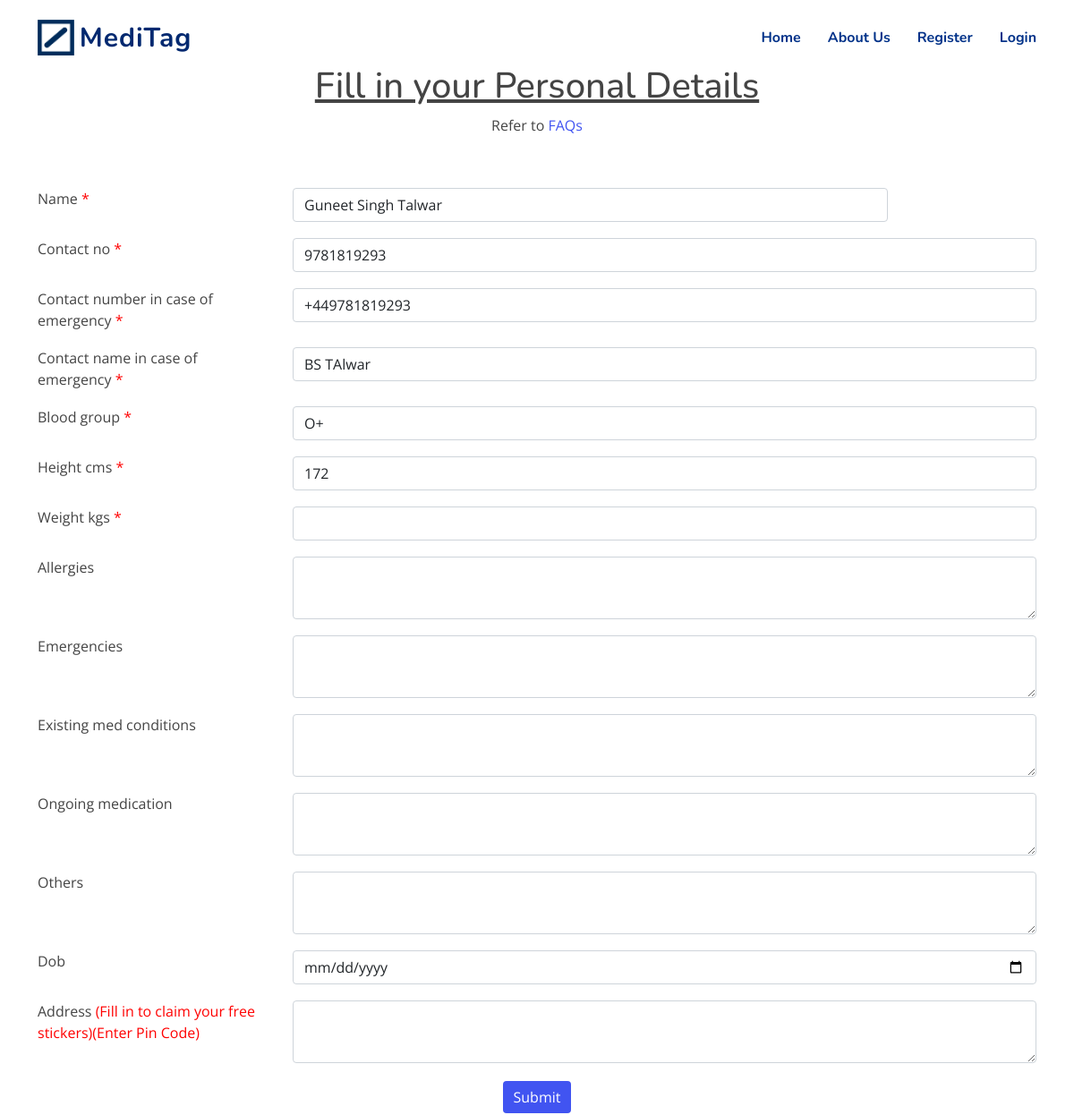
Page /update-medform/b2c16ff5ca1e4387944e753344fb88a4 on the earlier database version.
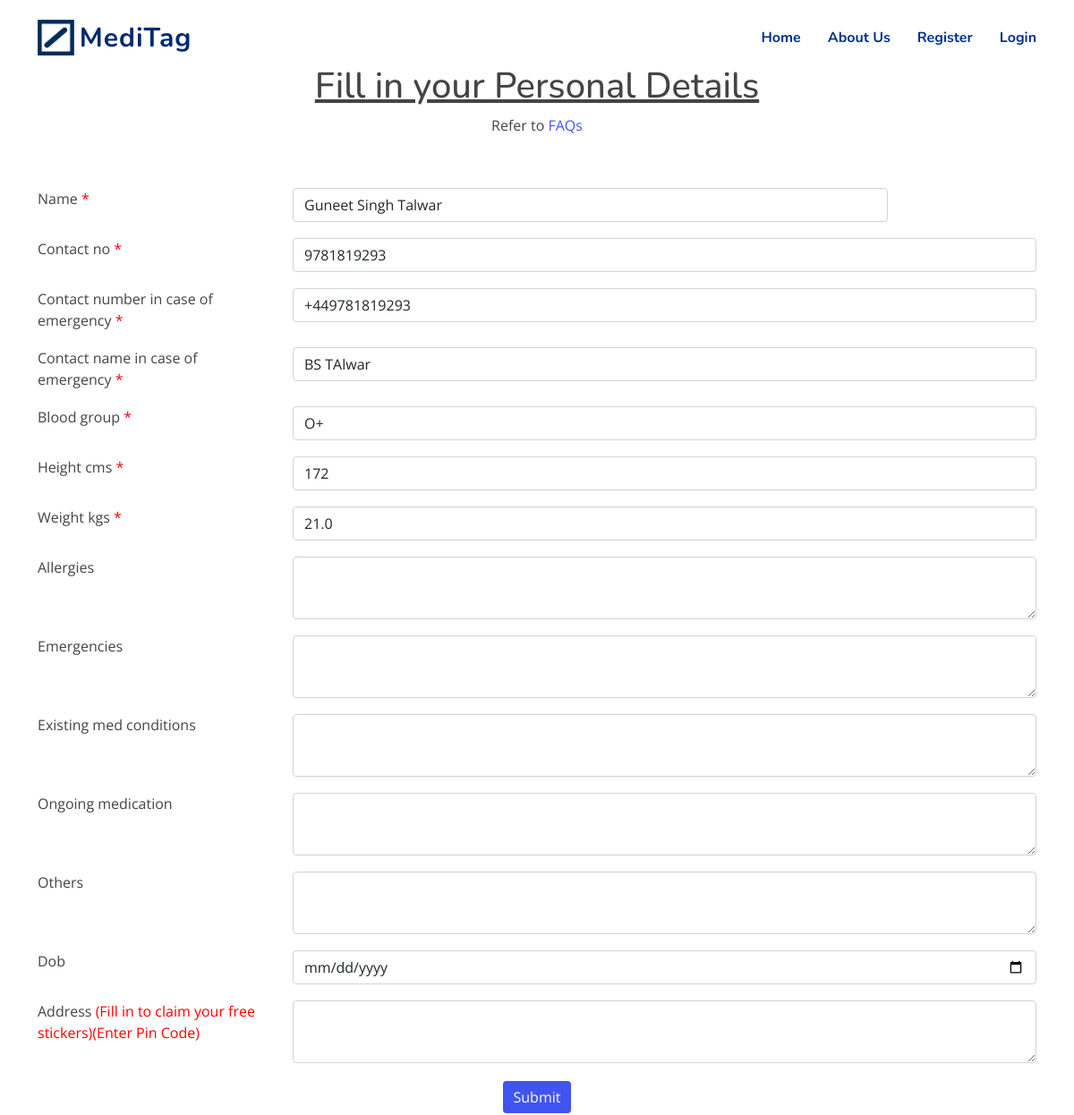
Same page on the later database version.
### basic_qr/models.py (models this page shows, shortened)
class UserProfile(models.Model):
    user = models.OneToOneField(User, on_delete=models.CASCADE, null=True, blank=True)
    name = models.CharField(max_length=100, null=True,help_text="*")
    contact_no = models.CharField(max_length=100, null=True,help_text="*")
    contact_number_in_case_of_emergency = models.CharField(max_length=100, null=True,help_text="*")
    contact_name_in_case_of_emergency = models.CharField(max_length=100,null=True,help_text="*")
    blood_group = models.CharField(max_length=100, null=True,help_text="*")
    height_cms = models.IntegerField(null=True,help_text="*")
    weight_kgs =models.FloatField(null=True,help_text="*")
    allergies = models.TextField(null=True,blank=True)
    emergencies = models.TextField(null=True,blank=True)
    existing_med_conditions = models.TextField(null=True,blank=True)
    ongoing_medication = models.TextField(null=True,blank=True)
    others = models.TextField(null=True,blank=True)
    id = models.UUIDField(default=uuid.uuid4, unique=True,
                          primary_key=True, editable=False)
    dob = models.DateField(blank=True,null=True)
    address = models.TextField(null=True,blank=True,help_text="(Fill in to claim your free stickers)(Enter Pin Code)")
    path = models.CharField(max_length=200,null=True,blank=True)
    created_at = models.DateTimeField(auto_now_add=True)
    class Meta:
         ordering = ['created_at']

### basic_qr/views.py (the view)
# urls.py: path('update-medform/<str:pk>',views.updateMedform,name="update-medform"),
def updateMedform(request,pk):
    profile = UserProfile.objects.get(id=pk)
    form = addUserInfo(instance=profile)
    if request.method == 'POST':
        form = addUserInfo(request.POST,instance=profile)
        if form.is_valid():
            form.save()
        return redirect("basic_qr:profile",pk)
    return render(request, "basic_qr/med_form.html",{'form':form})

### basic_qr/forms.py
class addUserInfo(forms.ModelForm):
    def __init__(self, *args, **kwargs):
        super(addUserInfo, self).__init__(*args, **kwargs)
        for visible in self.visible_fields():
            visible.field.widget.attrs['class'] = 'form-control'
    class Meta:
        model = UserProfile
        exclude = ('user','path','created_at')
        widgets = {
            'dob': DateInput(),
        }

### templates/basic_qr/med_form.html (shortened to what this page needs)
{% extends 'base.html' %} {% block content %}
<div class="container">
  <h1  class="text-center" ><u>Fill in your Personal Details</u></h1>
    <p  class="text-center" >Refer to <a href="{% url 'basic_qr:landing'  %}#faq" target="_blank" rel="noopener noreferrer" >FAQs</a></p>
  <br />
  <form method="post">
    {% for field in form %}
    <div class="row" style="margin-top: 18px; margin-bottom: 18px">
      <div class="col-3">{{field.label}} <span style="color:red;">{{field.help_text}}</span></div>
      <div class="col-9">{{field}}</div>
    </div>
    {% endfor %}
    <div class="text-center">
      <input class="btn btn-primary" type="submit" value="Submit" />
    </div>
  </form>
</div>
{% endblock %}

Differences in the rows shown:
changed UserProfile "Guneet Singh Talwar": weight_kgs (not shown) → "21.0"
